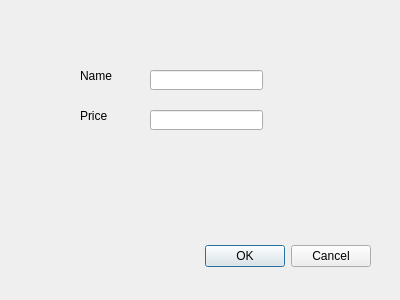
<?xml version="1.0" encoding="UTF-8"?>
<ui version="4.0">
 <class>UpdateItem</class>
 <widget class="QDialog" name="UpdateItem">
  <property name="geometry">
   <rect>
    <x>0</x>
    <y>0</y>
    <width>400</width>
    <height>300</height>
   </rect>
  </property>
  <property name="windowTitle">
   <string>Dialog</string>
  </property>
  <widget class="QDialogButtonBox" name="buttonBox">
   <property name="geometry">
    <rect>
     <x>30</x>
     <y>240</y>
     <width>341</width>
     <height>32</height>
    </rect>
   </property>
   <property name="orientation">
    <enum>Qt::Horizontal</enum>
   </property>
   <property name="standardButtons">
    <set>QDialogButtonBox::Cancel|QDialogButtonBox::Ok</set>
   </property>
  </widget>
  <widget class="QLabel" name="label">
   <property name="geometry">
    <rect>
     <x>80</x>
     <y>70</y>
     <width>54</width>
     <height>12</height>
    </rect>
   </property>
   <property name="text">
    <string>Name</string>
   </property>
  </widget>
  <widget class="QLabel" name="label_2">
   <property name="geometry">
    <rect>
     <x>80</x>
     <y>110</y>
     <width>54</width>
     <height>12</height>
    </rect>
   </property>
   <property name="text">
    <string>Price</string>
   </property>
  </widget>
  <widget class="QLineEdit" name="txt_name">
   <property name="geometry">
    <rect>
     <x>150</x>
     <y>70</y>
     <width>113</width>
     <height>20</height>
    </rect>
   </property>
  </widget>
  <widget class="QLineEdit" name="txt_price">
   <property name="geometry">
    <rect>
     <x>150</x>
     <y>110</y>
     <width>113</width>
     <height>20</height>
    </rect>
   </property>
  </widget>
 </widget>
 <resources/>
 <connections>
  <connection>
   <sender>buttonBox</sender>
   <signal>accepted()</signal>
   <receiver>UpdateItem</receiver>
   <slot>accept()</slot>
   <hints>
    <hint type="sourcelabel">
     <x>248</x>
     <y>254</y>
    </hint>
    <hint type="destinationlabel">
     <x>157</x>
     <y>274</y>
    </hint>
   </hints>
  </connection>
  <connection>
   <sender>buttonBox</sender>
   <signal>rejected()</signal>
   <receiver>UpdateItem</receiver>
   <slot>reject()</slot>
   <hints>
    <hint type="sourcelabel">
     <x>316</x>
     <y>260</y>
    </hint>
    <hint type="destinationlabel">
     <x>286</x>
     <y>274</y>
    </hint>
   </hints>
  </connection>
 </connections>
</ui>
